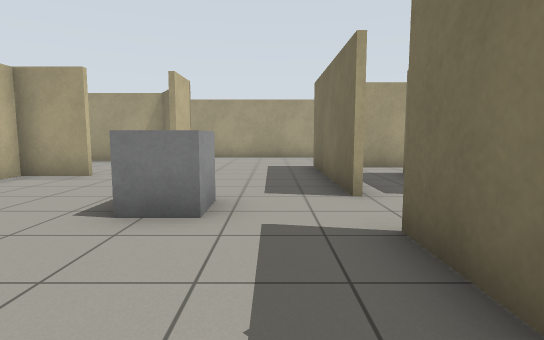
view 1 (above)

21 first-person views from a walk through a Gazebo world. The camera is 0.94 m above the floor, tilts 6° down and sees 80° across. The floor is counted in squares, 1 m on a side. Each view is taken from the middle of a square. On the plan, view 1 faces up. The plan holds only what a view shows up to about 12 squares ahead; the rest is blank.

view 2
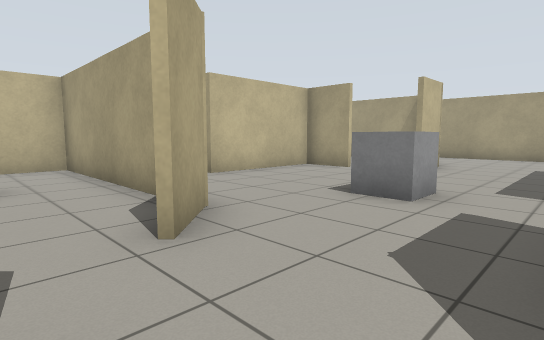

view 3
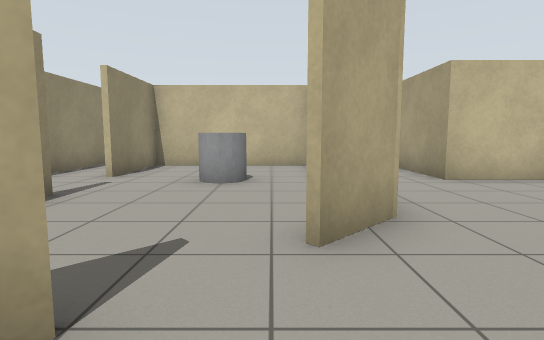

view 4
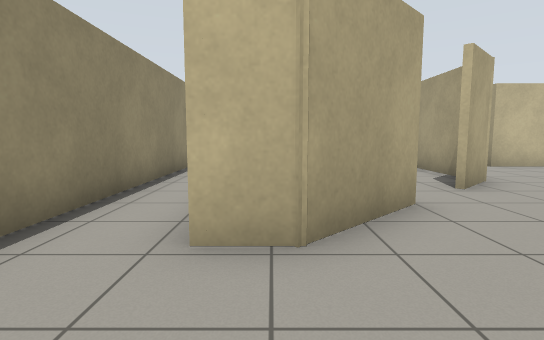

view 5
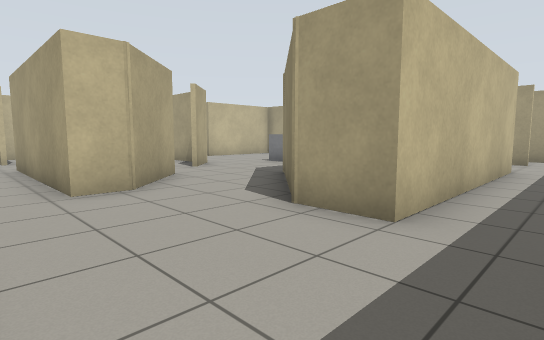

view 6
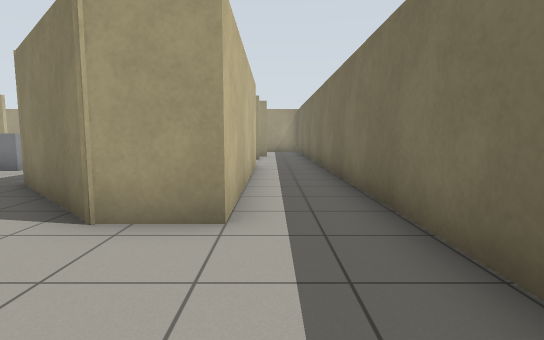

view 7
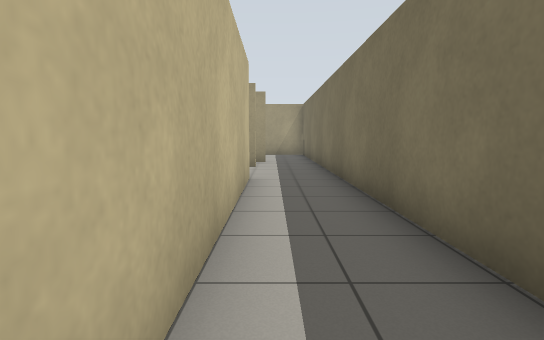

view 8
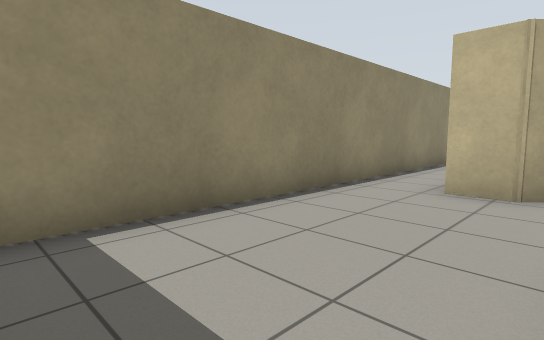

view 9
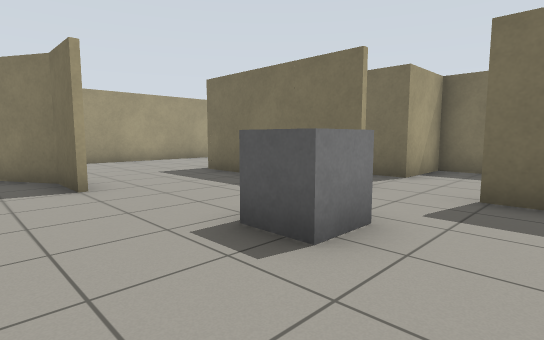

view 10
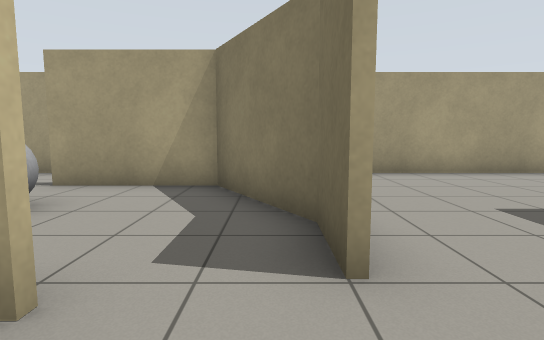

view 11
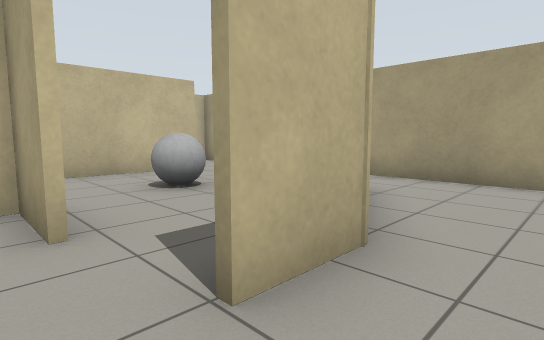

view 12
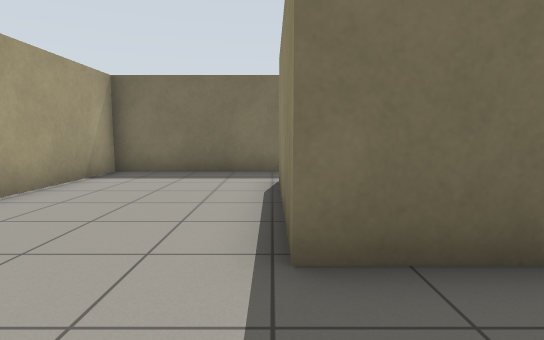

view 13
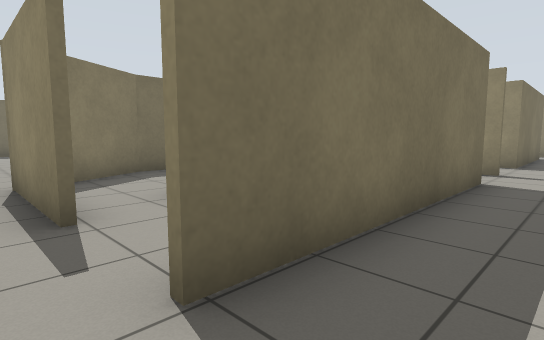

view 14
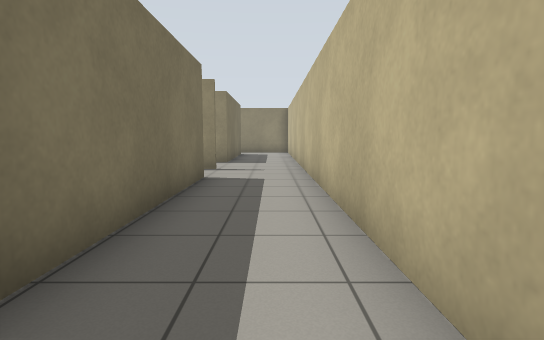

view 15
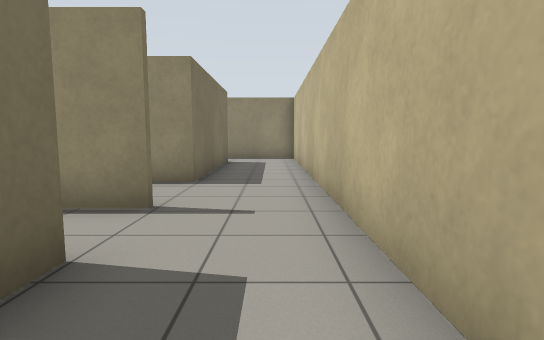

view 16
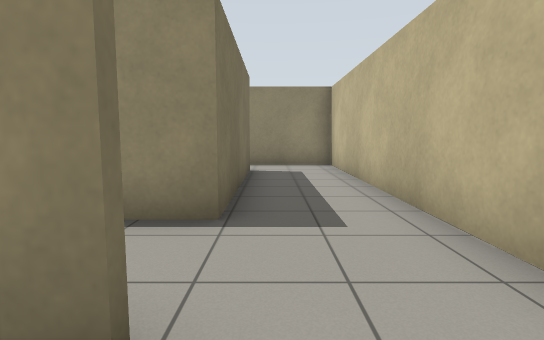

view 17
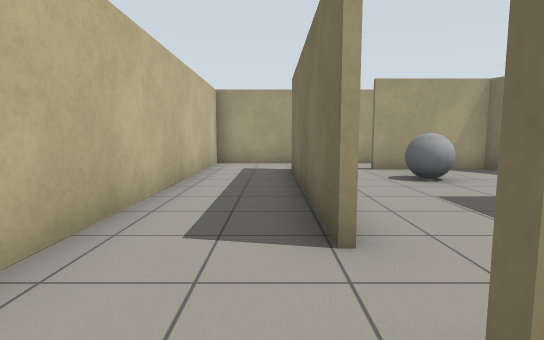

view 18
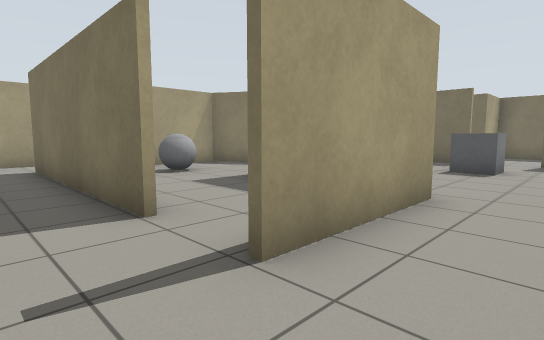

view 19
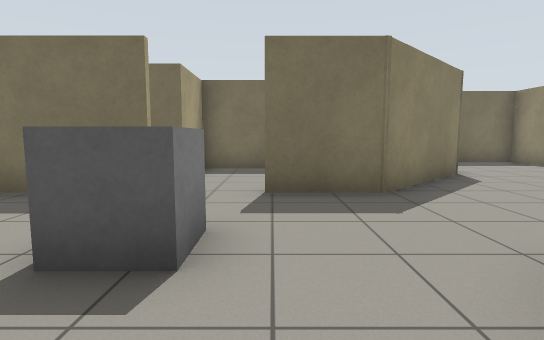

view 20
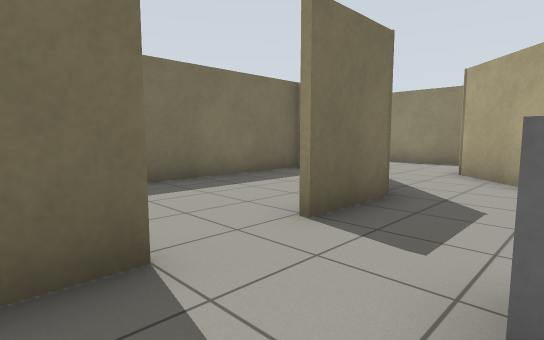

view 21
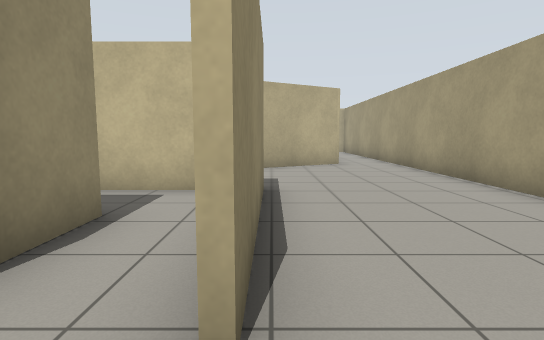

### Floor plan
Ten units are one square. View 1 is at (0, 0); x grows to the right and y downward. Boxes are objects, and circles mark ways between rooms. Rooms are numbered by the first view taken in them; rooms with no view inside come last. Other rooms are left out.
<svg viewBox="-124 -147 205 207">
<path fill="none" stroke="#000" d="M-34 -13 -92 -13 -92 37 -64 37M-4 10 13 27M23 -1 13 -12M55 -53 55 16 40 16 23 -1M13 27 13 37M16 55 76 55 76 -75M56 -78 50 -78M-28 -14 -17 -2M-42 -76 -59 -76 -59 -37 -95 -37M13 -12 13 -31M13 -49 13 -74M-119 -35 -119 55 16 55M-94 38 -94 -14 -83 -14M13 37 -43 37M-24 -96 -24 -80M13 -74 13 -99 59 -99M76 -95 76 -142 -84 -142M-72 -122 -39 -122 -25 -97M-94 -56 -94 -122M-95 -39 -82 -39M-84 -142 -119 -142 -119 -35M-92 -122 -92 -87M-25 -80 -25 -95 -40 -121 -72 -121M32 -80 48 -80M59 -97 28 -97M13 -87 13 -70M76 -75 76 -95M33 -50 33 -61M53 15 53 -50 33 -50"/>
<rect x="-65" y="5" width="10" height="10" fill="#bbb"><title>grey cylinder</title></rect>
<rect x="-25" y="-45" width="20" height="10" fill="#bbb"><title>grey box</title></rect>
<rect x="-75" y="-105" width="20" height="10" fill="#bbb"><title>grey ball</title></rect>
<circle cx="10" cy="10" r="3" fill="#2a7"/>
<circle cx="-5" cy="-10" r="3" fill="#2a7"/>
<circle cx="-55" cy="40" r="3" fill="#2a7"/>
<circle cx="10" cy="50" r="3" fill="#2a7"/>
<circle cx="65" cy="-80" r="3" fill="#2a7"/>
<circle cx="-5" cy="-85" r="3" fill="#2a7"/>
<circle cx="-105" cy="-40" r="3" fill="#2a7"/>
<circle cx="-40" cy="-80" r="3" fill="#2a7"/>
<circle cx="10" cy="-45" r="3" fill="#2a7"/>
<circle cx="-90" cy="-130" r="3" fill="#2a7"/>
<circle cx="-80" cy="-120" r="3" fill="#2a7"/>
<circle cx="65" cy="-100" r="3" fill="#2a7"/>
<circle cx="-90" cy="-50" r="3" fill="#2a7"/>
<circle cx="20" cy="-50" r="3" fill="#2a7"/>
<text x="-40" y="10">1</text>
<text x="60" y="0">2</text>
<text x="-50" y="-20">3</text>
<text x="10" y="-120">4</text>
<text x="-100" y="-90">5</text>
<text x="-70" y="-90">6</text>
<text x="40" y="-90">7</text>
<text x="30" y="-20">8</text>
</svg>
Room 1 opens to room 2. Room 1 opens to room 3. Room 2 opens to room 3. Room 2 opens to room 7. Room 3 opens to room 4. Room 3 opens to room 5. Room 3 opens to room 6. Room 3 opens to room 7. Room 4 opens to room 5. Room 4 opens to room 6. Room 4 opens to room 7. Room 5 opens to room 6. Room 7 opens to room 8.

Where each view was taken, in squares from view 1:
view 1: 0 up, 0 right, facing up
view 2: 1 down, 1 right, facing up-left
view 3: 0 up, 1 right, facing left
view 4: 3 down, 4 right, facing left
view 5: 5 down, 7 right, facing up-left
view 6: 5 down, 6 right, facing up
view 7: 2 down, 6 right, facing up
view 8: 2 down, 7 right, facing down-left
view 9: 2 up, 4 left, facing up-right
view 10: 6 up, 3 left, facing up
view 11: 7 up, 1 left, facing up-left
view 12: 10 up, 1 left, facing right
view 13: 13 up, 11 left, facing down-right
view 14: 13 up, 11 left, facing down
view 15: 8 up, 11 left, facing down
view 16: 5 up, 10 left, facing down
view 17: 3 up, 10 left, facing up
view 18: 2 up, 11 left, facing up-right
view 19: 3 up, 4 left, facing right
view 20: 6 up, 1 left, facing down-right
view 21: 10 up, 7 right, facing left
